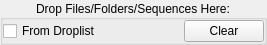
<?xml version="1.0" encoding="UTF-8"?>
<ui version="4.0">
 <class>dropPlateGroupBox</class>
 <widget class="QGroupBox" name="dropPlateGroupBox">
  <property name="geometry">
   <rect>
    <x>0</x>
    <y>0</y>
    <width>267</width>
    <height>38</height>
   </rect>
  </property>
  <property name="sizePolicy">
   <sizepolicy hsizetype="Ignored" vsizetype="Preferred">
    <horstretch>0</horstretch>
    <verstretch>0</verstretch>
   </sizepolicy>
  </property>
  <property name="windowTitle">
   <string>GroupBox</string>
  </property>
  <property name="title">
   <string>Drop Files/Folders/Sequences Here:</string>
  </property>
  <property name="alignment">
   <set>Qt::AlignCenter</set>
  </property>
  <property name="flat">
   <bool>true</bool>
  </property>
  <layout class="QGridLayout" name="gridLayout">
   <property name="horizontalSpacing">
    <number>6</number>
   </property>
   <property name="verticalSpacing">
    <number>0</number>
   </property>
   <property name="margin">
    <number>0</number>
   </property>
   <item row="2" column="2">
    <widget class="QPushButton" name="clearPushButton">
     <property name="minimumSize">
      <size>
       <width>75</width>
       <height>0</height>
      </size>
     </property>
     <property name="text">
      <string>Clear</string>
     </property>
    </widget>
   </item>
   <item row="2" column="1">
    <spacer name="horizontalSpacer">
     <property name="orientation">
      <enum>Qt::Horizontal</enum>
     </property>
     <property name="sizeHint" stdset="0">
      <size>
       <width>40</width>
       <height>20</height>
      </size>
     </property>
    </spacer>
   </item>
   <item row="0" column="0" colspan="3">
    <widget class="QTreeWidget" name="dropTreeWidget">
     <property name="sizePolicy">
      <sizepolicy hsizetype="Ignored" vsizetype="Ignored">
       <horstretch>0</horstretch>
       <verstretch>0</verstretch>
      </sizepolicy>
     </property>
     <property name="alternatingRowColors">
      <bool>true</bool>
     </property>
     <property name="rootIsDecorated">
      <bool>false</bool>
     </property>
     <property name="uniformRowHeights">
      <bool>true</bool>
     </property>
     <property name="itemsExpandable">
      <bool>false</bool>
     </property>
     <property name="sortingEnabled">
      <bool>true</bool>
     </property>
     <property name="allColumnsShowFocus">
      <bool>true</bool>
     </property>
     <property name="headerHidden">
      <bool>false</bool>
     </property>
     <attribute name="headerCascadingSectionResizes">
      <bool>true</bool>
     </attribute>
     <column>
      <property name="text">
       <string>File Names</string>
      </property>
     </column>
     <column>
      <property name="text">
       <string>Type/Ext</string>
      </property>
     </column>
     <column>
      <property name="text">
       <string>File Path</string>
      </property>
     </column>
    </widget>
   </item>
   <item row="2" column="0">
    <widget class="QCheckBox" name="fromDropListCheckBox">
     <property name="text">
      <string>From Droplist</string>
     </property>
    </widget>
   </item>
  </layout>
 </widget>
 <resources/>
 <connections/>
</ui>
